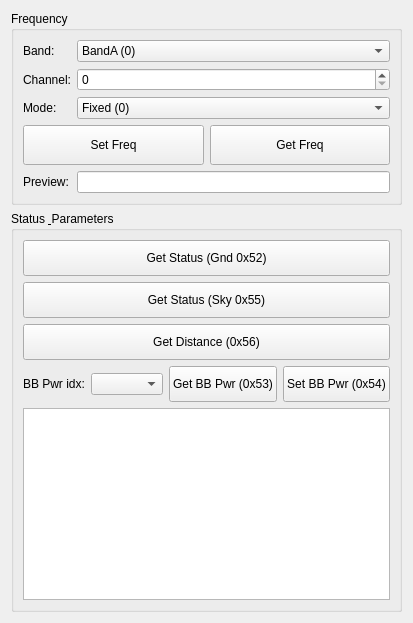
<?xml version="1.0" encoding="UTF-8"?>
<ui version="4.0">
 <class>PageSerialWireless</class>
 <widget class="QWidget" name="PageSerialWireless">
  <layout class="QVBoxLayout" name="wlMainLayout">
   <item>
    <widget class="QGroupBox" name="groupFreq">
     <property name="title">
      <string>Frequency</string>
     </property>
     <layout class="QGridLayout" name="gridFreq">
      <item row="0" column="0">
       <widget class="QLabel" name="lbBand">
        <property name="text">
         <string>Band:</string>
        </property>
       </widget>
      </item>
      <item row="0" column="1">
       <widget class="QComboBox" name="comboBand">
        <item>
         <property name="text">
          <string>BandA (0)</string>
         </property>
        </item>
        <item>
         <property name="text">
          <string>BandB (1)</string>
         </property>
        </item>
        <item>
         <property name="text">
          <string>BandC (2)</string>
         </property>
        </item>
       </widget>
      </item>
      <item row="1" column="0">
       <widget class="QLabel" name="lbChan">
        <property name="text">
         <string>Channel:</string>
        </property>
       </widget>
      </item>
      <item row="1" column="1">
       <widget class="QSpinBox" name="spinChannel">
        <property name="maximum">
         <number>16</number>
        </property>
       </widget>
      </item>
      <item row="2" column="0">
       <widget class="QLabel" name="lbHop">
        <property name="text">
         <string>Mode:</string>
        </property>
       </widget>
      </item>
      <item row="2" column="1">
       <widget class="QComboBox" name="comboHop">
        <item>
         <property name="text">
          <string>Fixed (0)</string>
         </property>
        </item>
        <item>
         <property name="text">
          <string>Hopping (1)</string>
         </property>
        </item>
       </widget>
      </item>
      <item row="3" column="0" colspan="2">
       <layout class="QHBoxLayout" name="freqBtnLayout">
        <item>
         <widget class="QPushButton" name="btnSetFreq">
          <property name="minimumSize">
           <size>
            <width>0</width>
            <height>40</height>
           </size>
          </property>
          <property name="text">
           <string>Set Freq</string>
          </property>
         </widget>
        </item>
        <item>
         <widget class="QPushButton" name="btnGetFreq">
          <property name="minimumSize">
           <size>
            <width>0</width>
            <height>40</height>
           </size>
          </property>
          <property name="text">
           <string>Get Freq</string>
          </property>
         </widget>
        </item>
       </layout>
      </item>
      <item row="4" column="0">
       <widget class="QLabel" name="lbFreqPrev">
        <property name="text">
         <string>Preview:</string>
        </property>
       </widget>
      </item>
      <item row="4" column="1">
       <widget class="QLineEdit" name="editFreqPreview">
        <property name="readOnly">
         <bool>true</bool>
        </property>
       </widget>
      </item>
     </layout>
    </widget>
   </item>
   <item>
    <widget class="QGroupBox" name="groupStatus">
     <property name="title">
      <string>Status &amp; Parameters</string>
     </property>
     <layout class="QVBoxLayout" name="stLayout">
      <item>
       <widget class="QPushButton" name="btnGetStatus">
        <property name="minimumSize">
         <size>
          <width>0</width>
          <height>36</height>
         </size>
        </property>
        <property name="text">
         <string>Get Status (Gnd 0x52)</string>
        </property>
       </widget>
      </item>
      <item>
       <widget class="QPushButton" name="btnGetStatusSky">
        <property name="minimumSize">
         <size>
          <width>0</width>
          <height>36</height>
         </size>
        </property>
        <property name="text">
         <string>Get Status (Sky 0x55)</string>
        </property>
       </widget>
      </item>
      <item>
       <widget class="QPushButton" name="btnGetDistance">
        <property name="minimumSize">
         <size>
          <width>0</width>
          <height>36</height>
         </size>
        </property>
        <property name="text">
         <string>Get Distance (0x56)</string>
        </property>
       </widget>
      </item>
      <item>
       <layout class="QHBoxLayout" name="pwrLayout">
        <item>
         <widget class="QLabel" name="lbBbPwr">
          <property name="text">
           <string>BB Pwr idx:</string>
          </property>
         </widget>
        </item>
        <item>
         <widget class="QComboBox" name="comboBbPwr">
         </widget>
        </item>
        <item>
         <widget class="QPushButton" name="btnGetBbPwr">
          <property name="minimumSize">
           <size>
            <width>0</width>
            <height>36</height>
           </size>
          </property>
          <property name="text">
           <string>Get BB Pwr (0x53)</string>
          </property>
         </widget>
        </item>
        <item>
         <widget class="QPushButton" name="btnSetBbPwr">
          <property name="minimumSize">
           <size>
            <width>0</width>
            <height>36</height>
           </size>
          </property>
          <property name="text">
           <string>Set BB Pwr (0x54)</string>
          </property>
         </widget>
        </item>
       </layout>
      </item>
      <item>
       <widget class="QTextEdit" name="textStatus">
        <property name="readOnly">
         <bool>true</bool>
        </property>
        <property name="maximumSize">
         <size>
          <width>16777215</width>
          <height>200</height>
         </size>
        </property>
       </widget>
      </item>
     </layout>
    </widget>
   </item>
  </layout>
 </widget>
 <resources/>
 <connections/>
</ui>
